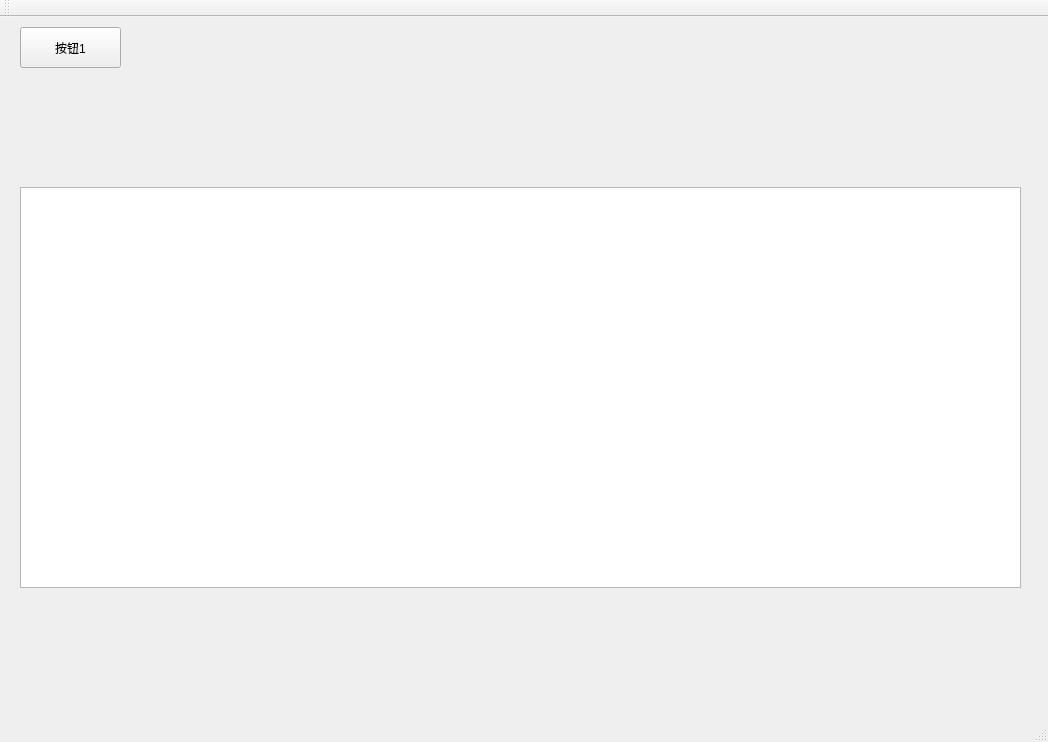
<?xml version="1.0" encoding="UTF-8"?>
<ui version="4.0">
 <class>QtDemoClass</class>
 <widget class="QMainWindow" name="QtDemoClass">
  <property name="geometry">
   <rect>
    <x>0</x>
    <y>0</y>
    <width>1048</width>
    <height>742</height>
   </rect>
  </property>
  <property name="windowTitle">
   <string>QtDemo</string>
  </property>
  <widget class="QWidget" name="centralWidget">
   <widget class="QPushButton" name="pushButton">
    <property name="geometry">
     <rect>
      <x>20</x>
      <y>10</y>
      <width>101</width>
      <height>41</height>
     </rect>
    </property>
    <property name="text">
     <string>按钮1</string>
    </property>
   </widget>
   <widget class="QTableView" name="tableView">
    <property name="geometry">
     <rect>
      <x>20</x>
      <y>170</y>
      <width>1001</width>
      <height>401</height>
     </rect>
    </property>
   </widget>
  </widget>
  <widget class="QMenuBar" name="menuBar">
   <property name="geometry">
    <rect>
     <x>0</x>
     <y>0</y>
     <width>1048</width>
     <height>23</height>
    </rect>
   </property>
  </widget>
  <widget class="QToolBar" name="mainToolBar">
   <attribute name="toolBarArea">
    <enum>TopToolBarArea</enum>
   </attribute>
   <attribute name="toolBarBreak">
    <bool>false</bool>
   </attribute>
  </widget>
  <widget class="QStatusBar" name="statusBar"/>
 </widget>
 <layoutdefault spacing="6" margin="11"/>
 <resources>
  <include location="qtdemo.qrc"/>
 </resources>
 <connections>
  <connection>
   <sender>pushButton</sender>
   <signal>clicked()</signal>
   <receiver>pushButton</receiver>
   <slot>click()</slot>
   <hints>
    <hint type="sourcelabel">
     <x>79</x>
     <y>82</y>
    </hint>
    <hint type="destinationlabel">
     <x>79</x>
     <y>82</y>
    </hint>
   </hints>
  </connection>
 </connections>
</ui>
